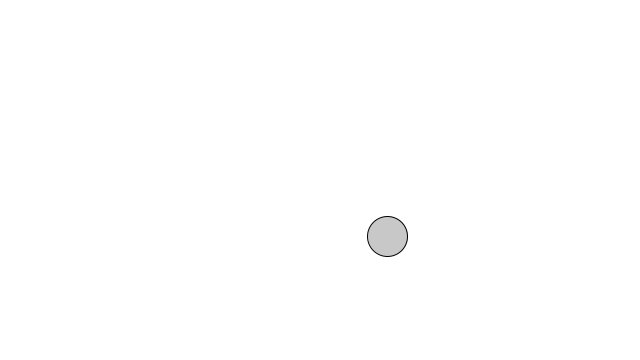
Frame 1 (no input)
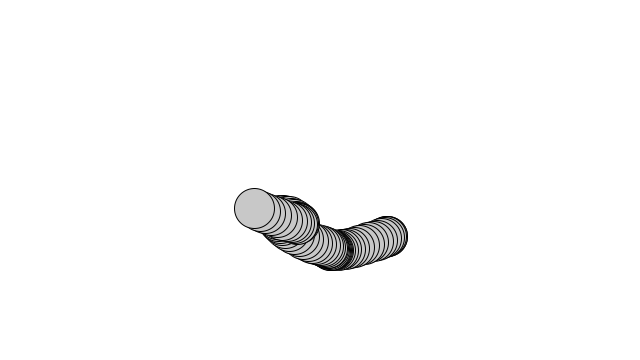
Frame 60 (the mouse pressed at the canvas centre just before this capture)
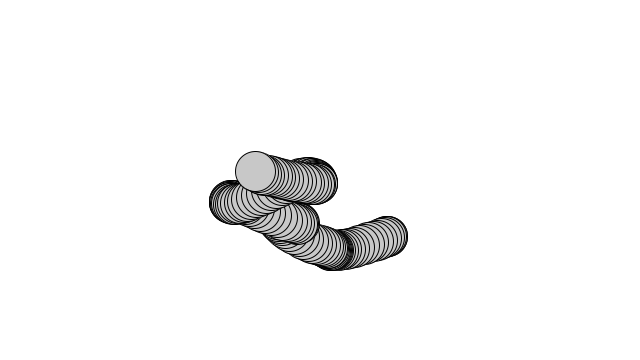
Frame 120 (the mouse held since frame 60 and released just before this capture)

The Processing sketch that drew these frames (run headless with seeded random() and noise(); from frame 60 on, the mouse is pressed at the canvas centre):

// Processing sketch: e16_walker_perlin_noise
// ── e16_walker_perlin_noise.pde
//
// Perlin noise walker
// ===================
//
// Perlin noise = more "organic" appearance, a "smoother" sequence of pseudo-random numbers.
//
// Metaphor: 1D noise = linear sequence of values over time.
// To access a particular noise value, we pass a specific "moment in time" to `noise()`.
//
// Actual: linear sequence of noise values in a one-dimensional space (not time).
// Might see the variable named `xoff` (x-offset along the noise graph), rather than `t` for time.
//

class Walker {
  float x,y;
  float tx,ty;

  Walker() {
    x = width/2;
    y = height/2;
    // Use two different parts of the "noise space", starting at 0 for x and 10,000 for y
    // so that x and y can appear to act independently of each other.
    tx = 0;
    ty = 10000;
  }

  void display() {
    //stroke(0);
    //point(x,y);
    //noStroke();
    fill(200);
    ellipse(x,y,40,40);
  }

  void step() {
    x = map(noise(tx), 0, 1, 0, width);
    y = map(noise(ty), 0, 1, 0, height);
    tx += 0.01;
    ty += 0.01;
  }
}

Walker w;

void setup() {
  size(640,360);
  background(255);
  w = new Walker();
}

void draw() {
  w.step();
  w.display();
}
